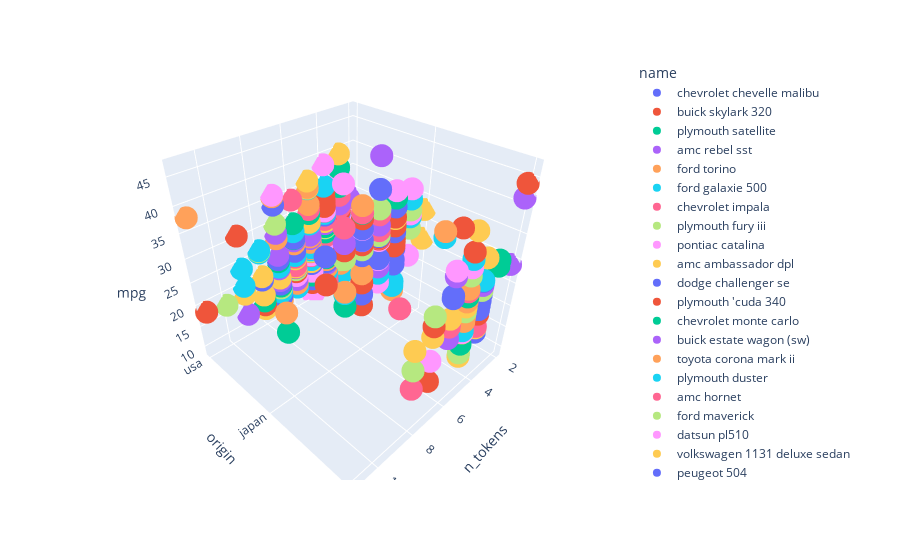

Here is the notebook cell this chart was saved with:
### Code cell
import plotly.express as px

df = shortened_df

fig = px.scatter_3d(df, x='n_tokens', y='origin', z='mpg', color='name')
fig.show()
